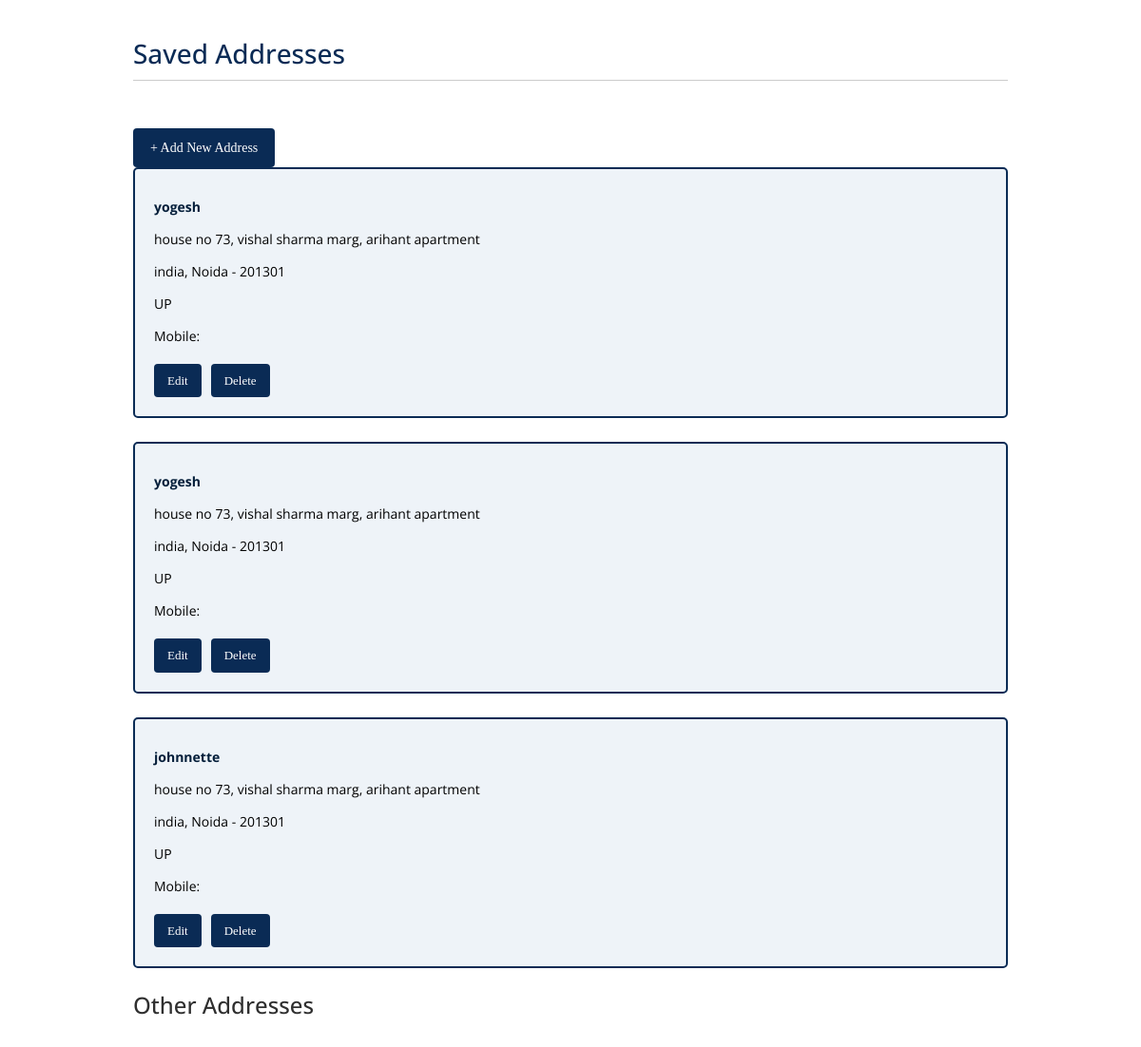
Screenshot of /addresses/ (signed in) with the database file from the repository.
### livingstone_app/models.py (models this page shows, shortened)
class Address(models.Model):
    user = models.ForeignKey(User, on_delete=models.CASCADE)
    full_name = models.CharField(max_length=200)
    email=models.EmailField(max_length=256, blank=False, default=None)
    mobile_number=PhoneNumberField(help_text='Enter valid contact number with country code', max_length=13, null=False, blank=False)
    house_no = models.CharField(max_length=250, verbose_name="House No. / Building Name", default=None)
    area = models.CharField(max_length=250, verbose_name="Road name, Area, Colony", default=None)
    landmark = models.CharField(max_length=250)
    locality = models.CharField(max_length=200)
    city = models.CharField(max_length=50)
    state = models.CharField(choices=state, max_length=50)
    pincode = models.IntegerField(validators=[validate_pincode])
    home=models.BooleanField(default=False)
    office=models.BooleanField(default=False)

### livingstone_app/views.py (the view)
# urls.py: path('addresses/', views.address_list_view, name='address_list'),
@login_required
def address_list_view(request):
    addresses = Address.objects.filter(user=request.user)
    return render(request, 'address_list.html', {'addresses': addresses})

### Luxury/templates/address_list.html (shortened to what this page needs)
{% load static %}
{% block page_css %}
<link rel="stylesheet" href="{% static 'styles/bootstrap4/bootstrap.min.css' %}" />
<link rel="stylesheet" href="https://cdnjs.cloudflare.com/ajax/libs/font-awesome/5.15.4/css/all.min.css">
<link href="{% static 'plugins/malihu-custom-scrollbar/jquery.mCustomScrollbar.css' %}" rel="stylesheet" type="text/css">
<link rel="stylesheet" type="text/css" href="{% static 'plugins/jquery-ui-1.12.1.custom/jquery-ui.css' %}">
<link rel="stylesheet" href="{% static 'styles/main_styles.css' %}" />
<link rel="stylesheet" href="{% static 'styles/responsive.css' %}" />
{% endblock page_css %}
{% block content %}
<div class="address-wrapper">
  <h2>Saved Addresses</h2>
  <a href="{% url 'add_address' %}" class="add-address-btn">+ Add New Address</a>
  {% for address in addresses %}
    {% if address.home or address.office %}
    <div class="address-card default">
      <p><strong>{{ address.full_name }}</strong></p>
      <p>{{ address.house_no }}, {{ address.area }}{% if address.landmark %}, {{ address.landmark }}{% endif %}</p>
      <p>{{ address.locality }}, {{ address.city }} - {{ address.pincode }}</p>
      <p>{{ address.state }}</p>
      <p>Mobile: {{ address.mobile_number.as_international }}</p>
      <div class="address-actions">
        <a href="{% url 'edit_address' address.pk %}">Edit</a>
        <a href="{% url 'delete_address' address.pk %}">Delete</a>
      </div>
    </div>
    {% endif %}
  {% endfor %}
  <h3>Other Addresses</h3>
</div>
{% endblock content %}
 {% block page_js %}
</body>
{% endblock page_js %}
</html>

### Luxury/static/styles/main_styles.css (style rules this page uses)
* { margin: 0; padding: 0; -webkit-font-smoothing: antialiased; -webkit-text-shadow: rgba(0,0,0,.01) 0 0 1px; text-shadow: rgba(0,0,0,.01) 0 0 1px; }
div { display: block; position: relative; -webkit-box-sizing: border-box; -moz-box-sizing: border-box; box-sizing: border-box; }
p { font-family: 'Open Sans', sans-serif; font-size: 14px; line-height: 2; font-weight: 400; color: black; -webkit-font-smoothing: antialiased; -webkit-text-shadow: rgba(0,0,0,.01) 0 0 1px; text-shadow: rgba(0,0,0,.01) 0 0 1px; }
a, a:hover, a:visited, a:active, a:link { text-decoration: none; -webkit-font-smoothing: antialiased; -webkit-text-shadow: rgba(0,0,0,.01) 0 0 1px; text-shadow: rgba(0,0,0,.01) 0 0 1px; }
h2 { font-size: 36px; }
h3 { font-size: 24px; }
h1, h2, h3, h4, h5, h6 { font-family: 'Open Sans', sans-serif; -webkit-font-smoothing: antialiased; -webkit-text-shadow: rgba(0,0,0,.01) 0 0 1px; text-shadow: rgba(0,0,0,.01) 0 0 1px; }
a { text-decoration: none; color: inherit; }
p strong { color: #041e3a; font-size: 14px; }

### Luxury/templates/address_list.html (style rules this page uses)
.address-wrapper { font-family: 'Georgia', serif; padding: 40px; background-color: #fff; max-width: 1000px; margin: 0 auto; }
.address-wrapper h2 { color: #0a2b55; font-size: 28px; margin-bottom: 20px; border-bottom: 1px solid #ccc; padding-bottom: 10px; }
.address-card { border: 1px solid #ccc; padding: 20px; margin-bottom: 25px; border-radius: 5px; background-color: #f9f9f9; position: relative; }
.address-card.default { border: 2px solid #0a2b55; background-color: #eef3f8; }
.address-card p { margin: 6px 0; font-size: 14px; }
.address-actions { margin-top: 15px; display: flex; gap: 10px; }
.address-actions a, .address-actions button { padding: 8px 14px; font-size: 13px; border: none; background-color: #0a2b55; color: white; text-decoration: none; cursor: pointer; border-radius: 4px; transition: background 0.2s ease; }
.add-address-btn { margin-top: 30px; padding: 10px 18px; background-color: #0a2b55; color: white; font-size: 14px; text-decoration: none; border-radius: 4px; display: inline-block; }

### rows the page displays
Address: full_name "yogesh", house_no "house no 73", area "vishal sharma marg", landmark "arihant apartment", locality "india", city "Noida", pincode "201301", state "UP"
Address: full_name "yogesh", house_no "house no 73", area "vishal sharma marg", landmark "arihant apartment", locality "india", city "Noida", pincode "201301", state "UP"
Address: full_name "johnnette", house_no "house no 73", area "vishal sharma marg", landmark "arihant apartment", locality "india", city "Noida", pincode "201301", state "UP"
